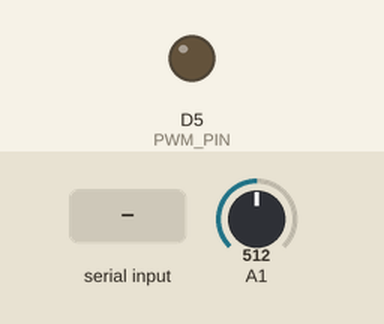
A sketch run on a simulated Arduino Zero (SAMD21). Shown: output pins drawn as LEDs (lit = HIGH). The test bench sets the inputs (shaded band); at power-on: A1 = 512 (analog values on the 0–1023 scale). What the sketch prints to the serial monitor is not drawn.

Above: at 1.2 s.
1.3 s: "t" received over Serial
Timing chart, 0 to 4.3 s (numbered marks = the images above; inputs shaded):
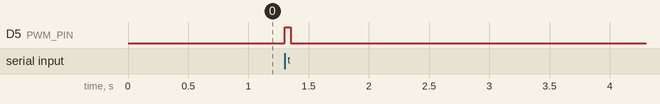

The sketch:

InductorTimeConstantFinder.ino
```cpp
#define CURR_PIN 1
#define PWM_PIN  5

void setup() {
    Serial.begin(115200);
    while(!Serial) {}

    analogReadResolution(12);
    pinMode(PWM_PIN, OUTPUT);
    digitalWrite(PWM_PIN, LOW); // Start OFF

    Serial.println("Send 't' to trigger step response...");
}

void loop() {
    if (Serial.available()) {
        char c = Serial.read();
        if (c == 't') {
            digitalWrite(PWM_PIN, HIGH); // Hit it with full voltage
            uint32_t start_time = micros();

            // Log for 50 milliseconds
            while (micros() - start_time < 50000) {
                uint32_t t = micros() - start_time;

                // Quick 4x oversampling
                int sum = analogRead(CURR_PIN) + analogRead(CURR_PIN) +
                          analogRead(CURR_PIN) + analogRead(CURR_PIN);
                float v_sensor = ((sum / 4.0f) / 4095.0f) * 3.3f;
                float i_meas = v_sensor / 4.0f; // Assuming 4.0 V/A sensitivity

                Serial.print(t); // Time in microseconds
                Serial.print(",");
                Serial.println(i_meas, 3); // Current in Amps
            }
            digitalWrite(PWM_PIN, LOW); // Immediately turn off to prevent overheating
            Serial.println("TEST COMPLETE.");
        }
    }
}
```

Measured:
- after the input at 1.3 s, D5 (PWM_PIN): LOW → HIGH at once, → LOW 0.05 s later
